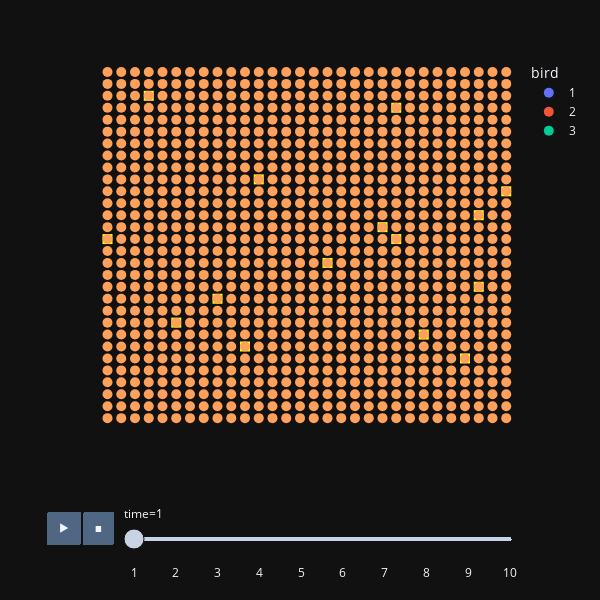

The notebook cell saved with this chart:
### Code cell
# now we can plot food traces in time:

ft.animate_birds(rbirds_transformed, plot_rewards=True, width = 600,
                  height = 600, point_size = 10,plot_traces=True)

### Figure 1 — Plotly figure (JSON) as saved in the notebook; plotly's stock layout.template omitted (floating-point values rounded to 4 significant figures; data arrays with more than 128 entries replaced by an {"elided": "..."} marker saying what was removed)
{"data": [{"hovertemplate": "bird=1<br>time=1<br>x=%{x}<br>y=%{y}<extra></extra>", "legendgroup": "1", "marker": {"color": "#636efa", "size": 10, "symbol": "circle"}, "mode": "markers", "name": "1", "orientation": "v", "showlegend": true, "type": "scatter", "x": [14], "xaxis": "x", "y": [16], "yaxis": "y"}, {"hovertemplate": "bird=2<br>time=1<br>x=%{x}<br>y=%{y}<extra></extra>", "legendgroup": "2", "marker": {"color": "#EF553B", "size": 10, "symbol": "circle"}, "mode": "markers", "name": "2", "orientation": "v", "showlegend": true, "type": "scatter", "x": [15], "xaxis": "x", "y": [14], "yaxis": "y"}, {"hovertemplate": "bird=3<br>time=1<br>x=%{x}<br>y=%{y}<extra></extra>", "legendgroup": "3", "marker": {"color": "#00cc96", "size": 10, "symbol": "circle"}, "mode": "markers", "name": "3", "orientation": "v", "showlegend": true, "type": "scatter", "x": [19], "xaxis": "x", "y": [16], "yaxis": "y"}, {"hovertemplate": "bird=reward<br>time=1<br>x=%{x}<br>y=%{y}<extra></extra>", "legendgroup": "reward", "marker": {"color": "yellow", "size": 10, "symbol": "square"}, "mode": "markers", "name": "reward", "orientation": "v", "showlegend": false, "type": "scatter", "x": [21, 6, 11, 9, 27, 4, 28, 1, 17, 22, 24, 28, 22, 12, 30], "xaxis": "x", "y": [17, 9, 7, 11, 6, 28, 18, 16, 14, 27, 8, 12, 16, 21, 20], "yaxis": "y"}, {"hovertemplate": "bird=trace<br>time=1<br>x=%{x}<br>y=%{y}<extra></extra>", "legendgroup": "trace", "marker": {"color": "#FFA15A", "size": 10, "symbol": "circle"}, "mode": "markers", "name": "trace", "orientation": "v", "showlegend": false, "type": "scatter", "x": {"elided": "900 int values"}, "xaxis": "x", "y": {"elided": "900 int values"}, "yaxis": "y"}], "layout": {"autosize": false, "height": 600, "legend": {"title": {"text": "bird"}, "tracegroupgap": 0}, "margin": {"t": 60}, "sliders": [{"active": 0, "currentvalue": {"prefix": "time="}, "len": 0.9, "pad": {"b": 10, "t": 60}, "steps": [{"args": [["1"], {"frame": {"duration": 0, "redraw": false}, "fromcurrent": true, "mode": "immediate", "transition": {"duration": 0, "easing": "linear"}}], "label": "1", "method": "animate"}, {"args": [["2"], {"frame": {"duration": 0, "redraw": false}, "fromcurrent": true, "mode": "immediate", "transition": {"duration": 0, "easing": "linear"}}], "label": "2", "method": "animate"}, {"args": [["3"], {"frame": {"duration": 0, "redraw": false}, "fromcurrent": true, "mode": "immediate", "transition": {"duration": 0, "easing": "linear"}}], "label": "3", "method": "animate"}, {"args": [["4"], {"frame": {"duration": 0, "redraw": false}, "fromcurrent": true, "mode": "immediate", "transition": {"duration": 0, "easing": "linear"}}], "label": "4", "method": "animate"}, {"args": [["5"], {"frame": {"duration": 0, "redraw": false}, "fromcurrent": true, "mode": "immediate", "transition": {"duration": 0, "easing": "linear"}}], "label": "5", "method": "animate"}, {"args": [["6"], {"frame": {"duration": 0, "redraw": false}, "fromcurrent": true, "mode": "immediate", "transition": {"duration": 0, "easing": "linear"}}], "label": "6", "method": "animate"}, {"args": [["7"], {"frame": {"duration": 0, "redraw": false}, "fromcurrent": true, "mode": "immediate", "transition": {"duration": 0, "easing": "linear"}}], "label": "7", "method": "animate"}, {"args": [["8"], {"frame": {"duration": 0, "redraw": false}, "fromcurrent": true, "mode": "immediate", "transition": {"duration": 0, "easing": "linear"}}], "label": "8", "method": "animate"}, {"args": [["9"], {"frame": {"duration": 0, "redraw": false}, "fromcurrent": true, "mode": "immediate", "transition": {"duration": 0, "easing": "linear"}}], "label": "9", "method": "animate"}, {"args": [["10"], {"frame": {"duration": 0, "redraw": false}, "fromcurrent": true, "mode": "immediate", "transition": {"duration": 0, "easing": "linear"}}], "label": "10", "method": "animate"}], "x": 0.1, "xanchor": "left", "y": 0, "yanchor": "top"}], "updatemenus": [{"buttons": [{"args": [null, {"frame": {"duration": 500, "redraw": false}, "fromcurrent": true, "mode": "immediate", "transition": {"duration": 0, "easing": "linear"}}], "label": "&#9654;", "method": "animate"}, {"args": [[null], {"frame": {"duration": 0, "redraw": false}, "fromcurrent": true, "mode": "immediate", "transition": {"duration": 0, "easing": "linear"}}], "label": "&#9724;", "method": "animate"}], "direction": "left", "pad": {"r": 10, "t": 70}, "showactive": false, "type": "buttons", "x": 0.1, "xanchor": "right", "y": 0, "yanchor": "top"}], "width": 600, "xaxis": {"anchor": "y", "domain": [0, 1], "range": [-1, 31], "showgrid": false, "showticklabels": false, "ticks": "", "title": {"text": ""}, "zeroline": false}, "yaxis": {"anchor": "x", "domain": [0, 1], "range": [-1, 31], "showgrid": false, "showticklabels": false, "ticks": "", "title": {"text": ""}, "zeroline": false}}}
